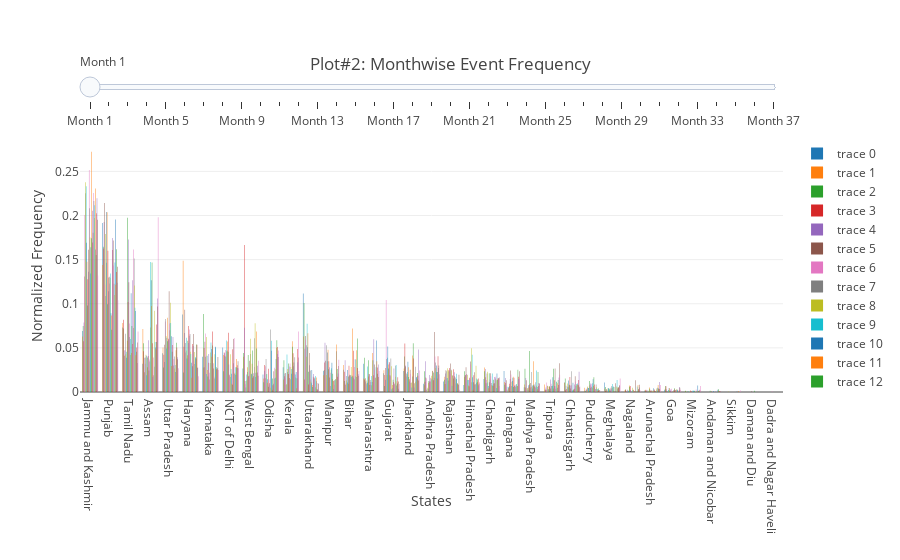

The cell this chart's notebook holds for it:
### Code cell
steps = []
for i in range(Month_distribution.index.sort_values().max()):
    step = dict(
                method = 'restyle',  
                args = ['visible', [False] * Month_distribution.index.sort_values().max()],
                label= 'Month ' + str(i+1)
                )
    step['args'][1][i] = True # Toggle i'th trace to "visible"
    steps.append(step)
    sliders = [dict(
                    active = 0,
                    currentvalue = {"prefix": ""},
                    pad = {"t": Month_distribution.index.sort_values().max()},
                    steps = steps,
                    name= 'Month',
                    y= 1.5
                    )]
layout = dict(sliders=sliders,
              title='Plot#2: Monthwise Event Frequency',
              autosize=True,
              yaxis=go.layout.YAxis(
                                    title='Normalized Frequency',
                                    automargin=True,
                                   ),
              xaxis=go.layout.XAxis(
                                    title='States',
                                    automargin=True,
                                   ),
             )
fig = dict(data=Slider_data2[0], layout=layout)
iplot(fig, filename='Slider 2')
